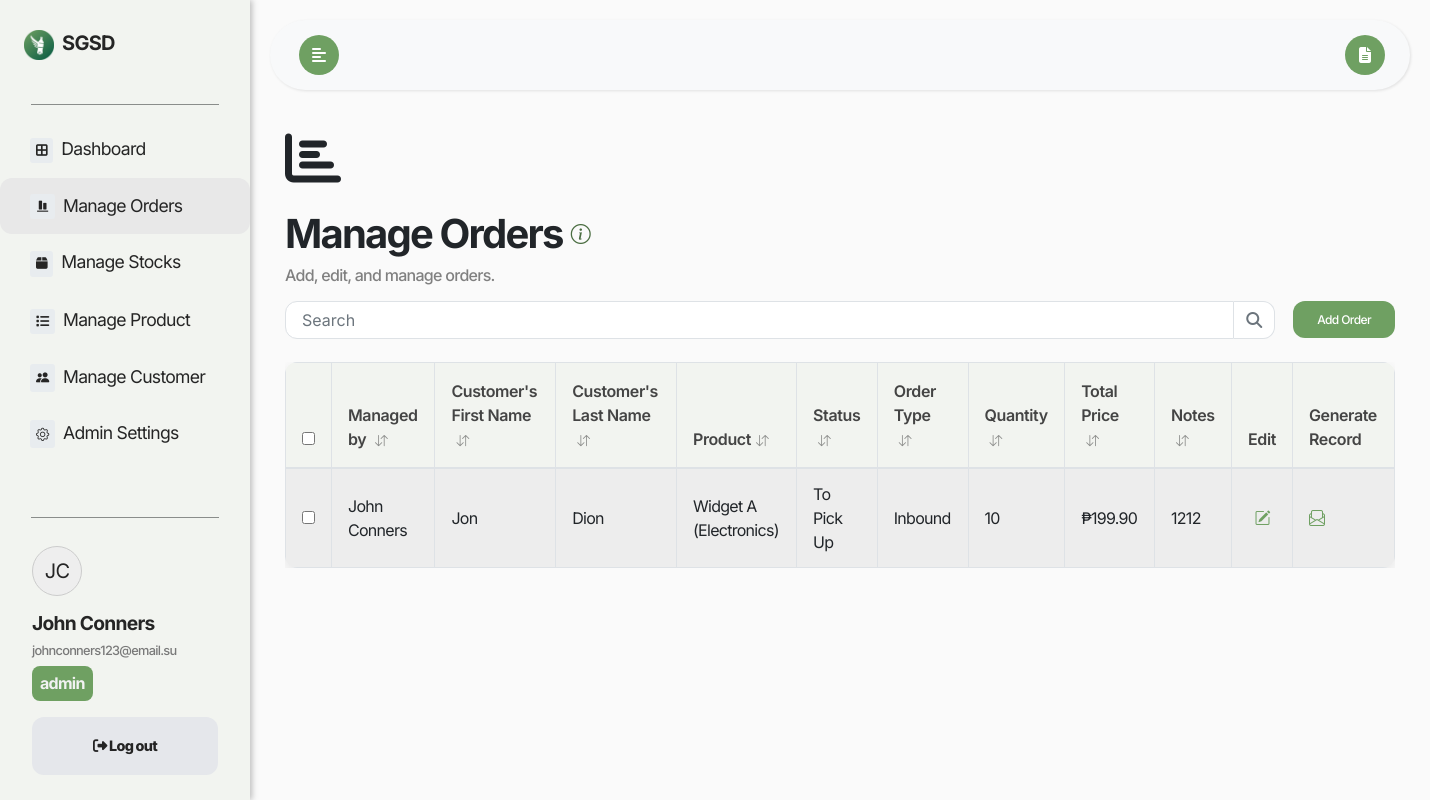
The page /ManageOrders/index.php (signed in) on the database its author committed.
### tables this page shows
CREATE TABLE `users` (
  `User_ID` int(11) NOT NULL,
  `Role` varchar(50) NOT NULL,
  `First_Name` varchar(255) NOT NULL,
  `Last_Name` varchar(255) NOT NULL,
  `Email` varchar(255) DEFAULT NULL,
  `Password_hash` varchar(255) NOT NULL,
  `reset_token_hash` varchar(64) DEFAULT NULL,
  `reset_token_expires_at` datetime DEFAULT NULL,
  `Account_activation_hash` varchar(64) DEFAULT NULL
);

CREATE TABLE `orders` (
  `Order_ID` int(11) NOT NULL,
  `User_ID` int(11) DEFAULT NULL,
  `Product_ID` int(11) DEFAULT NULL,
  `Status` varchar(20) DEFAULT NULL,
  `Order_Type` varchar(20) DEFAULT NULL,
  `Quantity` int(11) DEFAULT NULL,
  `Total_Price` double DEFAULT NULL,
  `Notes` varchar(255) DEFAULT NULL,
  `Transaction_ID` int(11) DEFAULT NULL
);

CREATE TABLE `customers` (
  `Customer_ID` int(11) NOT NULL,
  `First_Name` varchar(255) DEFAULT NULL,
  `Last_Name` varchar(255) DEFAULT NULL,
  `Contact_Number` varchar(12) DEFAULT NULL
);

CREATE TABLE `products` (
  `Product_ID` int(11) NOT NULL,
  `Product_Name` varchar(255) DEFAULT NULL,
  `Product_Type` varchar(255) DEFAULT NULL,
  `Unit` varchar(50) DEFAULT NULL,
  `Price` decimal(10,2) DEFAULT NULL
);

### ManageOrders/index.php (the view, shortened to what this page needs)
<?php
include('../check_session.php');
include '../dbconnect.php';
$user_email = $_SESSION['email'];
$query = "SELECT First_Name, Last_Name, User_ID, Role FROM Users WHERE Email = ?";
$stmt = $conn->prepare($query);
$stmt->bind_param("s", $user_email);
$stmt->execute();
$stmt->bind_result($user_first_name, $user_last_name, $user_id, $user_role);
$query = "SELECT
            Orders.Order_ID,
            CONCAT(Users.First_Name, ' ', Users.Last_Name) AS Full_Name,
            Customers.First_Name AS Customer_FName,
            Customers.Last_Name AS Customer_LName,
            Products.Product_Name,
            Products.Product_Type,
            Orders.Status,
            Orders.Order_Type,
            Orders.Quantity,
            Orders.Total_Price,
            Orders.Notes
          FROM Orders
          INNER JOIN Users ON Orders.User_ID = Users.User_ID
          INNER JOIN Products ON Orders.Product_ID = Products.Product_ID
          INNER JOIN Transactions ON Orders.Transaction_ID = Transactions.Transaction_ID
          LEFT JOIN Customers ON Transactions.Customer_ID = Customers.Customer_ID";
$stmt = $conn->prepare($query);
$stmt->execute();
$result = $stmt->get_result();
?>
<!DOCTYPE html>
<html lang="en">
<head>
    <link rel="stylesheet" href="https://cdn.jsdelivr.net/npm/bootstrap@4.6.0/dist/css/bootstrap.min.css">
    <link rel="stylesheet" href="https://cdnjs.cloudflare.com/ajax/libs/font-awesome/5.15.3/css/all.min.css">
    <link href='https://unpkg.com/boxicons@2.1.4/css/boxicons.min.css' rel='stylesheet'>
    <link rel="stylesheet" href="https://cdn.jsdelivr.net/npm/bootstrap-icons@1.11.3/font/bootstrap-icons.min.css">
    <link rel="stylesheet" href="https://cdnjs.cloudflare.com/ajax/libs/font-awesome/6.2.0/css/all.min.css">
    <link rel="stylesheet" href="https://cdn.jsdelivr.net/npm/bootstrap-icons@1.3.0/font/bootstrap-icons.css">
    <link rel="stylesheet" href="../style/styles.css">
</head>
<body>
<div class="wrapper">
    <nav id="sidebar">
        <div class="sidebar-header mt-4 mb-4">
            <div class="d-flex justify-content-between align-items-center">
                <a class="navbar-brand m-0 p-1" href="#">
                <img src="../logo.png" alt="SGSD Logo" width="30" height="30" class="mr-1"> SGSD
                </a>
            </div>
        </div>
        <hr class="line">
        <ul class="list-unstyled components p-0">
            <li>
                <a href="../Dashboard" class="sidebar-items-a">
                    <i class="fa-solid fa-border-all" style="font-size:13.28px; background-color: #e8ecef; padding: 6px; border-radius: 3px;"></i>
                    <span>&nbsp;Dashboard</span>
                </a>
            </li>
                <li class="active">
                    <a href="../ManageOrders">
                        <i class="bx bxs-objects-vertical-bottom" style="font-size:13.28px; background-color: #e8ecef; padding: 6px; border-radius: 3px;"></i>
                        <span>&nbsp;Manage Orders</span>
                    </a>
                </li>
            <?php if ($user_role === 'admin' || $user_role === 'staff') :
            ?>
                <li>
                    <a href="../ManageStocks">
                        <i class="fa-solid fa-box" style="font-size:13.28px; background-color: #e8ecef; padding: 6px; border-radius: 3px;"></i>
                        <span>&nbsp;Manage Stocks</span>
                    </a>
                </li>
                <li>
                    <a href="../ManageProducts">
                        <i class="fa-solid fa-list" style="font-size:13.28px; background-color: #e8ecef; padding: 6px; border-radius: 3px;"></i>
                        <span>&nbsp;Manage Product</span>
                    </a>
                </li>
            <?php endif; ?>
            <?php if ($user_role === 'admin') :
            ?>
                <li>
                    <a href="../ManageCustomers">
                        <i class="bi bi-people-fill" style="font-size:13.28px; background-color: #e8ecef; padding: 6px; border-radius: 3px;"></i>
                        <span>&nbsp;Manage Customer</span>
                    </a>
                </li>
                <li>
                    <a href="../AdminSettings">
                        <i class="bi bi-gear" style="font-size:13.28px; background-color: #e8ecef; padding: 6px; border-radius: 3px;"></i>
                        <span>&nbsp;Admin Settings</span>
                    </a>
                </li>
            <?php endif; ?>
        </ul>
        <div class="sidebar-spacer"></div>
        <hr class="line">
        <ul class="list-unstyled CTAs pt-0 mb-0 sidebar-bottom">
            <li class="sidebar-username pb-2">
                <div class="align-items-center">
                    <div class="profile-initials rounded-circle d-flex align-items-center justify-content-center mb-3" style="width: 50px; height: 50px; border: 1px solid #ccc; background-color: #eee; font-size: 20px;">
                        <?php
                            echo strtoupper(substr($user_first_name, 0, 1) . substr($user_last_name, 0, 1));
                        ?>
                    </div>
                    <div>
                        <h1><?php echo htmlspecialchars($user_first_name . ' ' . $user_last_name); ?></h1>
                        <h2><?php echo htmlspecialchars($user_email); ?></h2>
                        <h5 style="font-size: 1em; background-color: #6fa062; color: #F2f2f2; font-weight: 700; padding: 8px; border-radius: 8px; width: fit-content;"><?php echo htmlspecialchars($user_role); ?></h5>
                    </div>
                </div>
            </li>
            <li>
<a href="#" class="logout" onclick="document.getElementById('logoutForm').submit();">
<i class="fa-solid fa-sign-out-alt"></i>
    <span>Log out</span>
</a>
            </li>
        </ul>
    </nav>
    <div id="content">
        <nav class="navbar navbar-expand-lg navbar-light bg-light" id="mainNavbar">
            <div class="container-fluid">
            <button type="button" id="sidebarCollapse" class="btn btn-info ml-1" data-toggle="tooltip" data-placement="bottom" title="Toggle Sidebar">
            <i class="fas fa-align-left"></i>
            </button>
            <button class="btn btn-dark d-inline-block ml-auto" type="button" id="manualButton" data-toggle="tooltip" data-placement="bottom" title="View Manual">
            <i class="fas fa-file-alt"></i>
            </button>
            </div>
        </nav>
        <div class="container mt-4">
            <div class="pb-4">
            <i class="fa-solid fa-chart-bar" style="font-size:56px;"></i>
            </div>
            <div class="d-flex align-items-center">
                <h3 style="font-size: 40px; letter-spacing: -0.045em;">
                    <b>Manage Orders</b>
                </h3>
                <i class="bi bi-info-circle pl-2 pb-2" style="font-size: 20px; color:rgb(74, 109, 65); font-weight: bold;" data-toggle="tooltip" data-placement="top" title="Manage orders including adding, editing, and viewing order details."></i>
            </div>
            <h4 class="mb-2" style="color: gray; font-size: 16px;">Add, edit, and manage orders.</h4>
            <div class="d-flex align-items-center justify-content-between mb-3">
                <div class="input-group m-0" style="width: 100%;">
                <div class="search-container">
                    <input type="search" class="form-control search-input-main" placeholder="Search" aria-label="Search" id="searchInput" onkeyup="searchTable()">
                    <button class="btn btn-outline-secondary search-btn-main" type="button" id="search">
                        <i class="fa fa-search"></i>
                    </button>
                </div>
                </div>
                <?php if ($user_role === 'admin') : ?>
                    <button class="add-btn" data-bs-toggle="modal" data-bs-target="#addOrderModal" style="width: auto;">Add Order</button>
                <?php endif; ?>
            </div>
            <div style="max-height: 750px; overflow-y: auto;">
            <div class="table-responsive d-none d-md-block">
                <table class="table table-striped table-bordered" id="OrdersTable">
                    <thead>
                        <tr>
                            <th onclick="sortTable(0)">Managed by <i class="bi bi-arrow-down-up"></i></th>
                            <th onclick="sortTable(1)">Customer's First Name <i class="bi bi-arrow-down-up"></i></th>
                            <th onclick="sortTable(2)">Customer's Last Name <i class="bi bi-arrow-down-up"></i></th>
                            <th onclick="sortTable(3)">Product<i class="bi bi-arrow-down-up"></i></th>
                            <th onclick="sortTable(4)">Status <i class="bi bi-arrow-down-up"></i></th>
                            <th onclick="sortTable(5)">Order Type <i class="bi bi-arrow-down-up"></i></th>
                            <th onclick="sortTable(6)">Quantity <i class="bi bi-arrow-down-up"></i></th>
                            <th onclick="sortTable(7)">Total Price <i class="bi bi-arrow-down-up"></i></th>
                            <th onclick="sortTable(8)">Notes <i class="bi bi-arrow-down-up"></i></th>
                            <th>Edit</th>
                            <th>Generate Record</th>
                        </tr>
                    </thead>
                    <tbody>
                        <?php if (mysqli_num_rows($result) > 0): ?>
                            <?php while ($row = mysqli_fetch_assoc($result)): ?>
                                <tr data-order-id="<?php echo htmlspecialchars($row['Order_ID']); ?>">
                                    <td><?php echo htmlspecialchars($row['Full_Name']); ?></td>
                                    <td><?php echo htmlspecialchars($row['Customer_FName']); ?></td>
                                    <td><?php echo htmlspecialchars($row['Customer_LName']); ?></td>
                                    <td><?php echo htmlspecialchars($row['Product_Name'] . ' (' . $row['Product_Type'] . ')'); ?></td>
                                    <td><?php echo htmlspecialchars($row['Status']); ?></td>
                                    <td><?php echo htmlspecialchars($row['Order_Type']); ?></td>
                                    <td><?php echo htmlspecialchars($row['Quantity']); ?></td>
                                    <td>₱<?php echo number_format(htmlspecialchars($row['Total_Price']), 2); ?></td>
                                    <td><?php echo htmlspecialchars($row['Notes']); ?></td>
                                    <td class="text-center">
                                    <a href="#" data-bs-toggle="modal" data-bs-target="#editOrderModal"
                                        data-order-id="<?php echo htmlspecialchars($row['Order_ID']); ?>"
                                        data-customer-first-name="<?php echo htmlspecialchars($row['Customer_FName']); ?>"
                                        data-customer-last-name="<?php echo htmlspecialchars($row['Customer_LName']); ?>"
                                        data-product-name="<?php echo htmlspecialchars($row['Product_Name']); ?>"
                                        data-product-type="<?php echo htmlspecialchars($row['Product_Type']); ?>"
                                        data-quantity="<?php echo htmlspecialchars($row['Quantity']); ?>"
                                        data-status="<?php echo htmlspecialchars($row['Status']); ?>"
                                        data-order-type="<?php echo htmlspecialchars($row['Order_Type']); ?>"
                                        data-notes="<?php echo htmlspecialchars($row['Notes']); ?>">
                                        <i class="bi bi-pencil-square"></i>
                                    </a>
                                    </td>
                                    <td>
                                    <a href="#" class="PDFdata"
                                            data-managed-by="<?php echo $row['Full_Name']; ?>"
                                            data-customer-name="<?php echo $row['Customer_FName'] . ' ' . $row['Customer_LName']; ?>"
                                            data-product="<?php echo $row['Product_Name'].' ('.$row['Product_Type'].')'; ?>"
                                            data-status="<?php echo $row['Status']; ?>"
                                            data-order-type="<?php echo $row['Order_Type']; ?>"
                                            data-quantity="<?php echo $row['Quantity']; ?>"
                                            data-total-price="<?php echo $row['Total_Price'] ?>"
                                            data-notes="<?php echo $row['Notes'] ?>">
                                            <i class="bi bi-envelope-paper"></i>
                                    </a>
                                </td>
                                </tr>
                            <?php endwhile; ?>
                        <?php else: ?>
                            <tr>
            <td colspan="11" class="text-center">No orders found.</td>
        </tr>
                        <?php endif; ?>
                    </tbody>
                </table>
            </div>
        </div>
        </div>
    </div>

### rows shown on the page
users: First_Name+Last_Name "JC", First_Name+Last_Name "John Conners", Role "admin"
orders: Full_Name "John Conners", customers.First_Name "Jon", customers.Last_Name "Dion", Product_ID.Product_Type "Widget A (Electronics)", Status "To Pick Up", Order_Type "Inbound", Quantity "10", Total_Price "199.90", Notes "1212"

### other values the page prints
$user_email "johnconners123@email.su"
